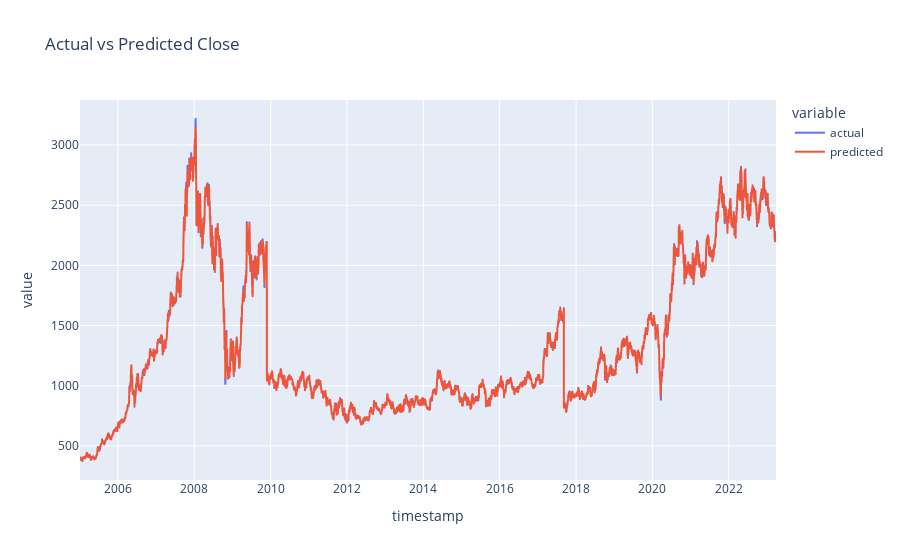

The notebook cell this image was saved under:
### Markdown cell above
## PLOTTING PREDICTED AGAINST THE ACTUAL DATA

### Code cell
y_pred = rf.predict(X)
data['timestamp'] = data['timestamp'].apply(lambda x: datetime.fromordinal(x))
df = pd.DataFrame({'timestamp': data['timestamp'], 'actual': y, 'predicted': y_pred})
fig = px.line(df, x='timestamp', y=['actual', 'predicted'], title='Actual vs Predicted Close')
fig.show()

### Figure 1 — Plotly figure (JSON) as saved in the notebook; plotly's stock layout.template omitted (floating-point values rounded to 4 significant figures; data arrays with more than 128 entries replaced by an {"elided": "..."} marker saying what was removed)
{"data": [{"hovertemplate": "variable=actual<br>timestamp=%{x}<br>value=%{y}<extra></extra>", "legendgroup": "actual", "line": {"color": "#636efa", "dash": "solid"}, "marker": {"symbol": "circle"}, "mode": "lines", "name": "actual", "showlegend": true, "type": "scattergl", "x": {"elided": "4496 str values"}, "xaxis": "x", "y": {"elided": "4496 float values"}, "yaxis": "y"}, {"hovertemplate": "variable=predicted<br>timestamp=%{x}<br>value=%{y}<extra></extra>", "legendgroup": "predicted", "line": {"color": "#EF553B", "dash": "solid"}, "marker": {"symbol": "circle"}, "mode": "lines", "name": "predicted", "showlegend": true, "type": "scattergl", "x": {"elided": "4496 str values"}, "xaxis": "x", "y": {"elided": "4496 float values"}, "yaxis": "y"}], "layout": {"legend": {"title": {"text": "variable"}, "tracegroupgap": 0}, "title": {"text": "Actual vs Predicted Close"}, "xaxis": {"anchor": "y", "domain": [0, 1], "title": {"text": "timestamp"}}, "yaxis": {"anchor": "x", "domain": [0, 1], "title": {"text": "value"}}}}
